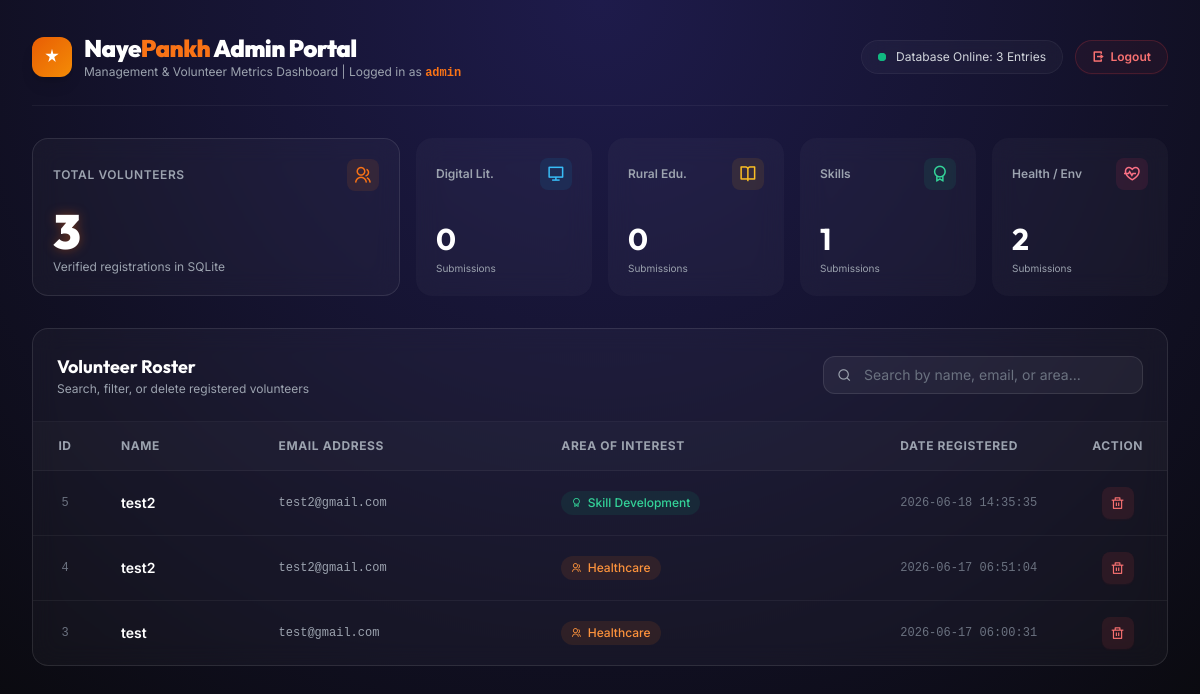
Before: /admin (signed in) with the older database file.
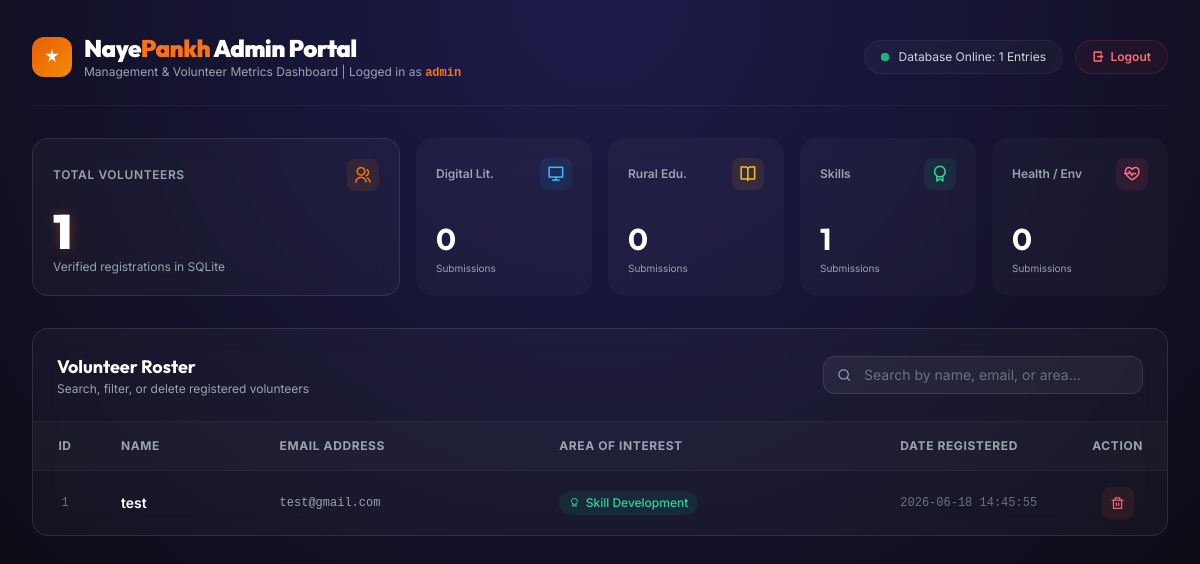
After: the same page with the newer database file.
### tables this page shows
CREATE TABLE volunteers (
      id INTEGER PRIMARY KEY AUTOINCREMENT,
      full_name TEXT NOT NULL,
      email TEXT NOT NULL,
      area_of_interest TEXT NOT NULL,
      created_at TIMESTAMP DEFAULT CURRENT_TIMESTAMP
    );

### app.py (the view)
@app.route('/admin')
def dashboard():
  if not session.get('logged_in'):
    return redirect('/login')
  try:
    conn = get_db_connection()
    cursor = conn.cursor()
    volunteers = cursor.execute('SELECT * FROM volunteers ORDER BY created_at DESC').fetchall()
    total_count = len(volunteers)
    stats_query = cursor.execute('SELECT area_of_interest, COUNT(*) as count FROM volunteers GROUP BY area_of_interest').fetchall()
    stats = {
      'Digital Literacy': 0,
      'Healthcare': 0,
      'Skill Development': 0,
      'Rural Education': 0,
      'Environment': 0
    }
    for row in stats_query:
      area = row['area_of_interest']
      if area in stats:
        stats[area] = row['count']
    conn.close()
    return render_template('Dashboard.html', volunteers=volunteers, total_count=total_count, stats=stats)
  except Exception as e:
    return f"Database Error: {str(e)}", 500

### app.py (called while the page is built)
def get_db_connection():
  conn = sqlite3.connect(DATABASE)
  conn.row_factory = sqlite3.Row
  return conn

@app.before_request
def before_request():
  if request.method == 'OPTIONS':
    return jsonify({'status': 'OK'}), 200

@app.after_request
def after_request(response):
  response.headers.add('Access-Control-Allow-Origin', '*')
  response.headers.add('Access-Control-Allow-Headers', 'Content-Type,Authorization')
  response.headers.add('Access-Control-Allow-Methods', 'GET,PUT,POST,DELETE,OPTIONS')
  return response

### templates/Dashboard.html (shortened to what this page needs)
<!DOCTYPE html>
<html lang="en">
<head>
  <link href="https://cdn.jsdelivr.net/npm/remixicon@4.2.0/fonts/remixicon.css" rel="stylesheet">
  <script src="https://cdn.tailwindcss.com"></script>
</head>
<body class="min-h-screen text-gray-200 antialiased py-8 px-4 sm:px-6 lg:px-8">
  <div class="max-w-7xl mx-auto space-y-8">
    <header class="flex flex-col sm:flex-row items-center justify-between gap-4 pb-6 border-b border-white/5">
      <div class="flex items-center gap-3">
        <div class="w-10 h-10 rounded-xl flex items-center justify-center shadow-lg"
             style="background: linear-gradient(135deg, #E85D04, #F48C06)">
          <svg width="20" height="20" viewBox="0 0 24 24" fill="white">
            <path d="M12 2L13.5 8H20L14.75 12L16.5 18L12 14.5L7.5 18L9.25 12L4 8H10.5L12 2Z" />
          </svg>
        </div>
        <div>
          <h1 class="font-outfit text-2xl font-black tracking-tight text-white">
            Naye<span class="text-orange-500">Pankh</span> Admin Portal
          </h1>
          <p class="text-xs text-gray-400">
            Management &amp; Volunteer Metrics Dashboard | Logged in as <span class="text-orange-500 font-semibold font-mono">{{ session.get('username', 'Admin') }}</span>
          </p>
        </div>
      </div>
      <div class="flex items-center gap-3">
        <div class="flex items-center gap-2.5 px-4 py-2 rounded-full glass-card border border-white/5 text-xs text-gray-300">
          <span class="relative flex h-2 w-2">
            <span class="relative inline-flex rounded-full h-2 w-2 bg-emerald-500"></span>
          </span>
          Database Online: {{ total_count }} Entries
        </div>
        <a href="/logout"
           class="flex items-center gap-1.5 px-4 py-2 rounded-full border border-red-500/20 hover:border-red-500 bg-red-500/5 hover:bg-red-500 text-xs text-red-400 hover:text-white transition-all font-semibold cursor-pointer shadow-sm shadow-red-500/5"
           title="Sign out of admin portal">
          <i class="ri-logout-box-r-line"></i>
          Logout
        </a>
      </div>
    </header>
    <section class="grid grid-cols-2 md:grid-cols-3 lg:grid-cols-6 gap-4">
      <div class="col-span-2 glass-card rounded-2xl p-5 border border-white/10 flex flex-col justify-between">
        <div class="flex items-center justify-between">
          <span class="text-xs font-semibold uppercase tracking-wider text-gray-400">Total Volunteers</span>
          <div class="w-8 h-8 rounded-lg bg-orange-500/10 flex items-center justify-center text-orange-500">
            <i class="ri-group-line text-lg"></i>
          </div>
        </div>
        <div class="mt-4">
          <p class="font-outfit text-4xl sm:text-5xl font-black text-white glow-orange tracking-tight" id="totalCountEl">
            {{ total_count }}
          </p>
          <p class="text-xs text-gray-400 mt-1">Verified registrations in SQLite</p>
        </div>
      </div>
      <div class="glass-card rounded-2xl p-5 flex flex-col justify-between">
        <div class="flex items-center justify-between">
          <span class="text-xs font-semibold text-gray-400">Digital Lit.</span>
          <div class="w-8 h-8 rounded-lg bg-sky-500/10 flex items-center justify-center text-sky-400">
            <i class="ri-computer-line text-lg"></i>
          </div>
        </div>
        <div class="mt-4">
          <p class="font-outfit text-3xl font-bold text-white" id="stat-digital">
            {{ stats['Digital Literacy'] }}
          </p>
          <p class="text-[10px] text-gray-400 mt-1">Submissions</p>
        </div>
      </div>
      <div class="glass-card rounded-2xl p-5 flex flex-col justify-between">
        <div class="flex items-center justify-between">
          <span class="text-xs font-semibold text-gray-400">Rural Edu.</span>
          <div class="w-8 h-8 rounded-lg bg-amber-500/10 flex items-center justify-center text-amber-400">
            <i class="ri-book-open-line text-lg"></i>
          </div>
        </div>
        <div class="mt-4">
          <p class="font-outfit text-3xl font-bold text-white" id="stat-education">
            {{ stats['Rural Education'] }}
          </p>
          <p class="text-[10px] text-gray-400 mt-1">Submissions</p>
        </div>
      </div>
      <div class="glass-card rounded-2xl p-5 flex flex-col justify-between">
        <div class="flex items-center justify-between">
          <span class="text-xs font-semibold text-gray-400">Skills</span>
          <div class="w-8 h-8 rounded-lg bg-emerald-500/10 flex items-center justify-center text-emerald-400">
            <i class="ri-award-line text-lg"></i>
          </div>
        </div>
        <div class="mt-4">
          <p class="font-outfit text-3xl font-bold text-white" id="stat-skills">
            {{ stats['Skill Development'] }}
          </p>
          <p class="text-[10px] text-gray-400 mt-1">Submissions</p>
        </div>
      </div>
      <div class="glass-card rounded-2xl p-5 flex flex-col justify-between">
        <div class="flex items-center justify-between">
          <span class="text-xs font-semibold text-gray-400">Health / Env</span>
          <div class="w-8 h-8 rounded-lg bg-rose-500/10 flex items-center justify-center text-rose-400">
            <i class="ri-heart-pulse-line text-lg"></i>
          </div>
        </div>
        <div class="mt-4">
          <p class="font-outfit text-3xl font-bold text-white" id="stat-health-env">
            {{ stats['Healthcare'] + stats['Environment'] }}
          </p>
          <p class="text-[10px] text-gray-400 mt-1">Submissions</p>
        </div>
      </div>
    </section>
    <section class="glass-card rounded-2xl border border-white/10 overflow-hidden">
      <div class="flex flex-col sm:flex-row items-center justify-between gap-4 p-6 border-b border-white/5">
        <div>
          <h2 class="text-lg font-bold text-white font-outfit">Volunteer Roster</h2>
          <p class="text-xs text-gray-400">Search, filter, or delete registered volunteers</p>
        </div>
        <div class="relative w-full sm:w-80">
          <i class="ri-search-line absolute left-3.5 top-1/2 -translate-y-1/2 text-gray-400 text-sm"></i>
          <input
            id="searchInput"
            type="text"
            placeholder="Search by name, email, or area..."
            class="w-full pl-10 pr-4 py-2 rounded-xl bg-white/5 border border-white/10 text-sm text-gray-200 outline-none placeholder-gray-500 focus:border-orange-500 focus:ring-1 focus:ring-orange-500 transition-all"
          />
        </div>
      </div>
      <div class="overflow-x-auto w-full">
        <table class="w-full text-left border-collapse min-w-[700px]" id="volunteersTable">
          <thead>
            <tr class="bg-white/[0.02] text-xs font-semibold text-gray-400 border-b border-white/5 uppercase tracking-wider">
              <th class="py-4 px-6 text-center w-16">ID</th>
              <th class="py-4 px-6">Name</th>
              <th class="py-4 px-6">Email Address</th>
              <th class="py-4 px-6">Area of Interest</th>
              <th class="py-4 px-6 w-48">Date Registered</th>
              <th class="py-4 px-6 text-center w-24">Action</th>
            </tr>
          </thead>
          <tbody class="divide-y divide-white/5 text-sm text-gray-300">
            {% if volunteers %}
              {% for v in volunteers %}
                <tr class="row-transition hover:bg-white/[0.02] group" id="row-{{ v.id }}">
                  <td class="py-4 px-6 text-center text-gray-500 font-mono text-xs">{{ v.id }}</td>
                  <td class="py-4 px-6 font-semibold text-white">{{ v.full_name }}</td>
                  <td class="py-4 px-6 text-gray-400 font-mono text-xs">{{ v.email }}</td>
                  <td class="py-4 px-6">
                    {% if v.area_of_interest == 'Digital Literacy' %}
                      <span class="inline-flex items-center gap-1.5 px-2.5 py-1 rounded-full text-xs font-medium bg-sky-500/10 text-sky-400">
                        <i class="ri-computer-line text-[10px]"></i> {{ v.area_of_interest }}
                      </span>
                    {% elif v.area_of_interest == 'Rural Education' %}
                      <span class="inline-flex items-center gap-1.5 px-2.5 py-1 rounded-full text-xs font-medium bg-amber-500/10 text-amber-400">
                        <i class="ri-book-open-line text-[10px]"></i> {{ v.area_of_interest }}
                      </span>
                    {% elif v.area_of_interest == 'Skill Development' %}
                      <span class="inline-flex items-center gap-1.5 px-2.5 py-1 rounded-full text-xs font-medium bg-emerald-500/10 text-emerald-400">
                        <i class="ri-award-line text-[10px]"></i> {{ v.area_of_interest }}
                      </span>
                    {% else %}
                      <span class="inline-flex items-center gap-1.5 px-2.5 py-1 rounded-full text-xs font-medium bg-orange-500/10 text-orange-400">
                        <i class="ri-group-line text-[10px]"></i> {{ v.area_of_interest }}
                      </span>
                    {% endif %}
                  </td>
                  <td class="py-4 px-6 text-gray-500 font-mono text-xs">{{ v.created_at }}</td>
                  <td class="py-4 px-6 text-center">
                    <button
                      onclick="deleteVolunteer(this, {{ v.id }}, '{{ v.area_of_interest }}')"
                      class="w-8 h-8 rounded-lg bg-red-500/10 hover:bg-red-500 text-red-400 hover:text-white flex items-center justify-center mx-auto transition-all cursor-pointer shadow-sm shadow-red-500/5 hover:scale-105"
                      title="Delete registration record"
                    >
                      <i class="ri-delete-bin-line text-sm"></i>
                    </button>
                  </td>
                </tr>
              {% endfor %}
            {% endif %}
          </tbody>
        </table>
      </div>
    </section>
  </div>
</body>
</html>

### templates/Dashboard.html (style rules this page uses)
body { background: radial-gradient(circle at 50% 0%, #1e1b4b 0%, #09090b 100%); font-family: 'Inter', sans-serif; }
.glass-card { background: rgba(255, 255, 255, 0.03); backdrop-filter: blur(12px); border: 1px border; border-color: rgba(255, 255, 255, 0.08); }
.glow-orange { text-shadow: 0 0 12px rgba(232, 93, 4, 0.4); }
.row-transition { transition: all 0.3s cubic-bezier(0.4, 0, 0.2, 1); }

Changed rows visible on the page:
removed volunteers: id "5", full_name "test2", email "test2@gmail.com", area_of_interest "Skill Development", created_at "2026-06-18 14:35:35"
removed volunteers: id "4", full_name "test2", email "test2@gmail.com", area_of_interest "Healthcare", created_at "2026-06-17 06:51:04"
removed volunteers: id "3", full_name "test", email "test@gmail.com", area_of_interest "Healthcare", created_at "2026-06-17 06:00:31"
added volunteers: id "1", full_name "test", email "test@gmail.com", area_of_interest "Skill Development", created_at "2026-06-18 14:45:55"
Other visible differences:
{{ total_count }}: "3" → "1"
{{ stats['Healthcare'] + stats['Environment'] }}: "2" → "0"
